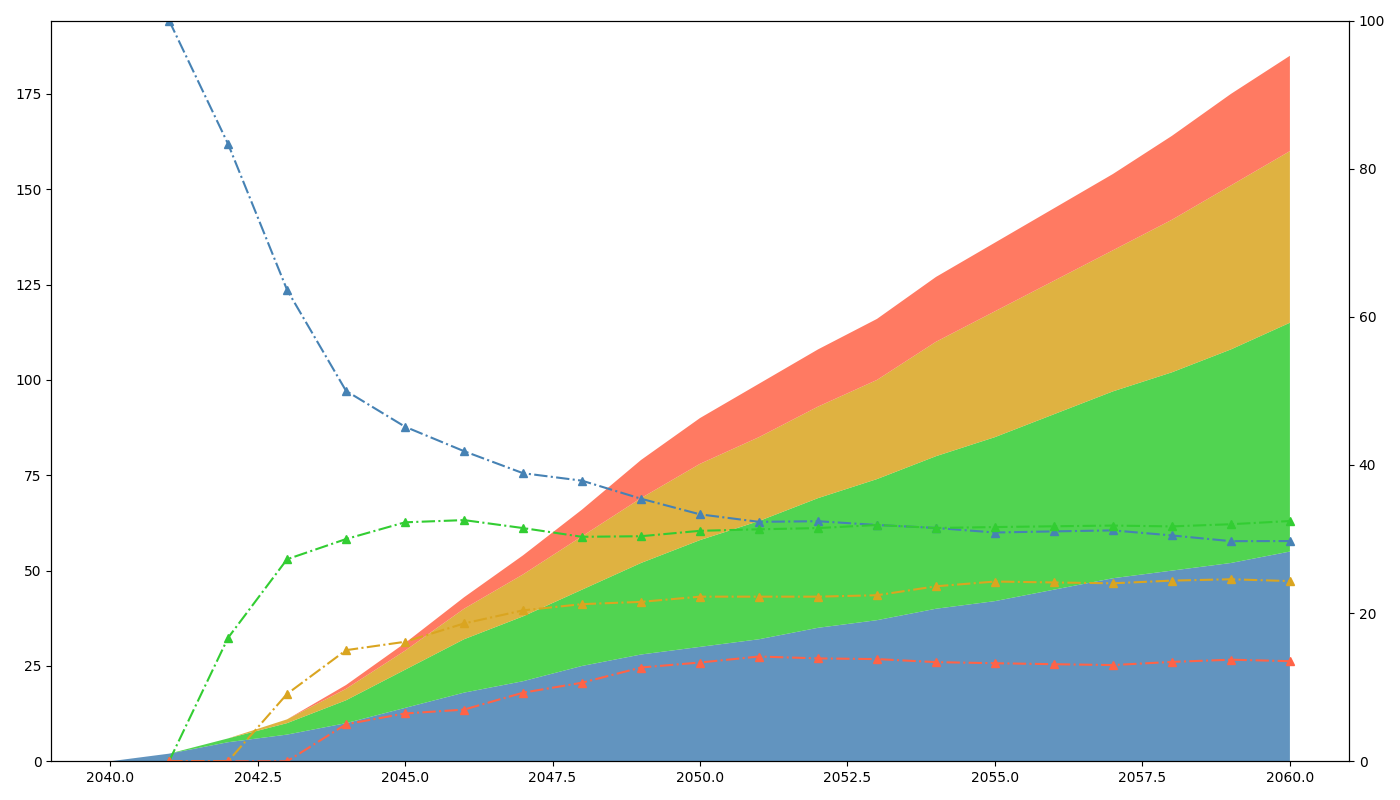

Write Python code to recreate this figure.
import matplotlib.pyplot as plt
import numpy as np

years = np.arange(2040, 2061)

moon = np.array([0, 2, 5, 7, 10, 14, 18, 21, 25, 28, 30, 32, 35, 37, 40, 42, 45, 48, 50, 52, 55])
mars = np.array([0, 0, 1, 3, 6, 10, 14, 17, 20, 24, 28, 31, 34, 37, 40, 43, 46, 49, 52, 56, 60])
europa = np.array([0, 0, 0, 1, 3, 5, 8, 11, 14, 17, 20, 22, 24, 26, 30, 33, 35, 37, 40, 43, 45])
titan = np.array([0, 0, 0, 0, 1, 2, 3, 5, 7, 10, 12, 14, 15, 16, 17, 18, 19, 20, 22, 24, 25])

data = np.vstack([moon, mars, europa, titan])

colors = ['#4682B4', '#32CD32', '#DAA520', '#FF6347']

fig, ax = plt.subplots(figsize=(14, 8))

ax.stackplot(years, data, colors=colors, alpha=0.85)

ax.grid(False)

total_settlements = moon + mars + europa + titan
perc_moon = 100 * moon / total_settlements
perc_mars = 100 * mars / total_settlements
perc_europa = 100 * europa / total_settlements
perc_titan = 100 * titan / total_settlements

ax2 = ax.twinx()
ax2.plot(years, perc_moon, '^-.', color='#4682B4')
ax2.plot(years, perc_mars, '^-.', color='#32CD32')
ax2.plot(years, perc_europa, '^-.', color='#DAA520')
ax2.plot(years, perc_titan, '^-.', color='#FF6347')
ax2.set_ylim(0, 100)

plt.tight_layout()

plt.show()
